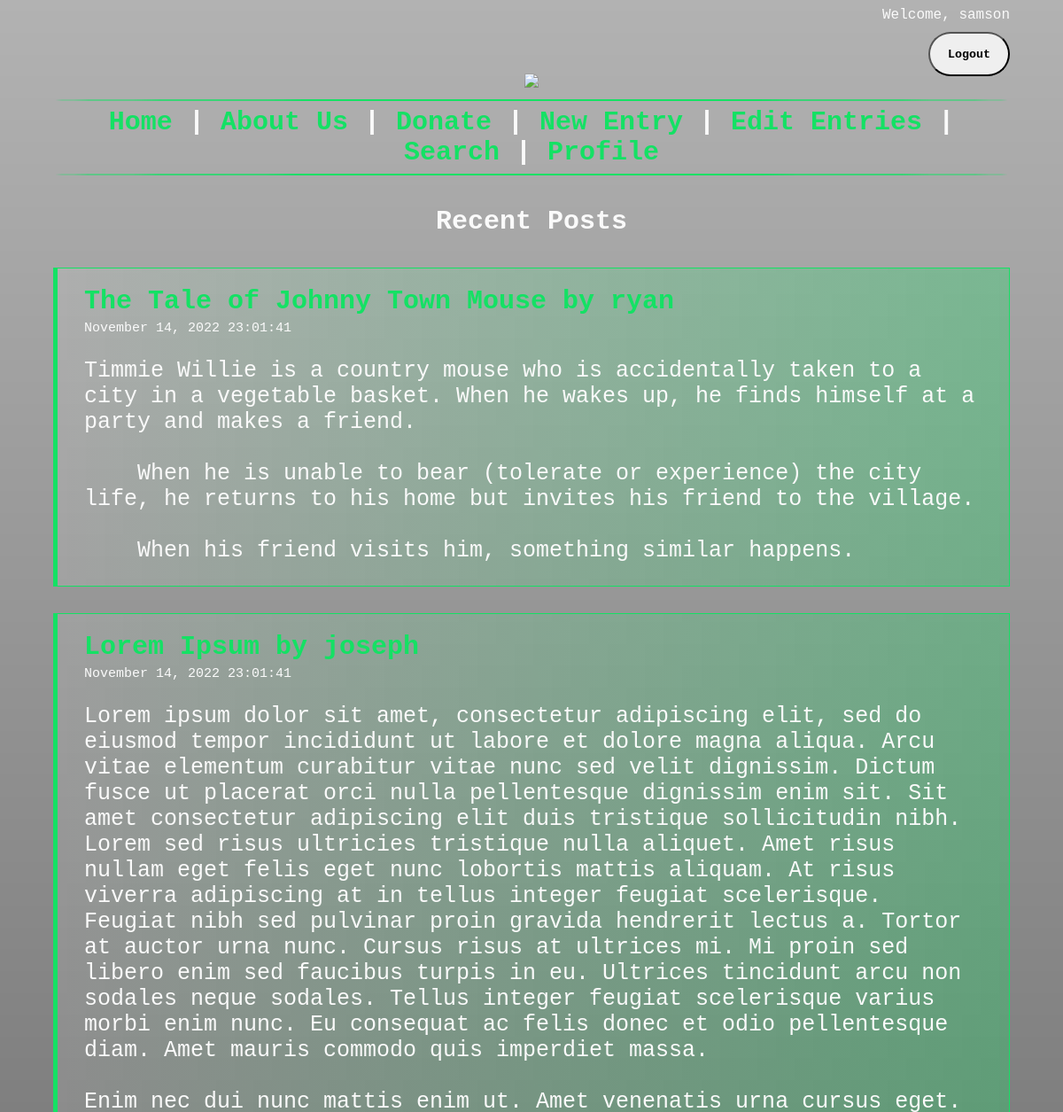
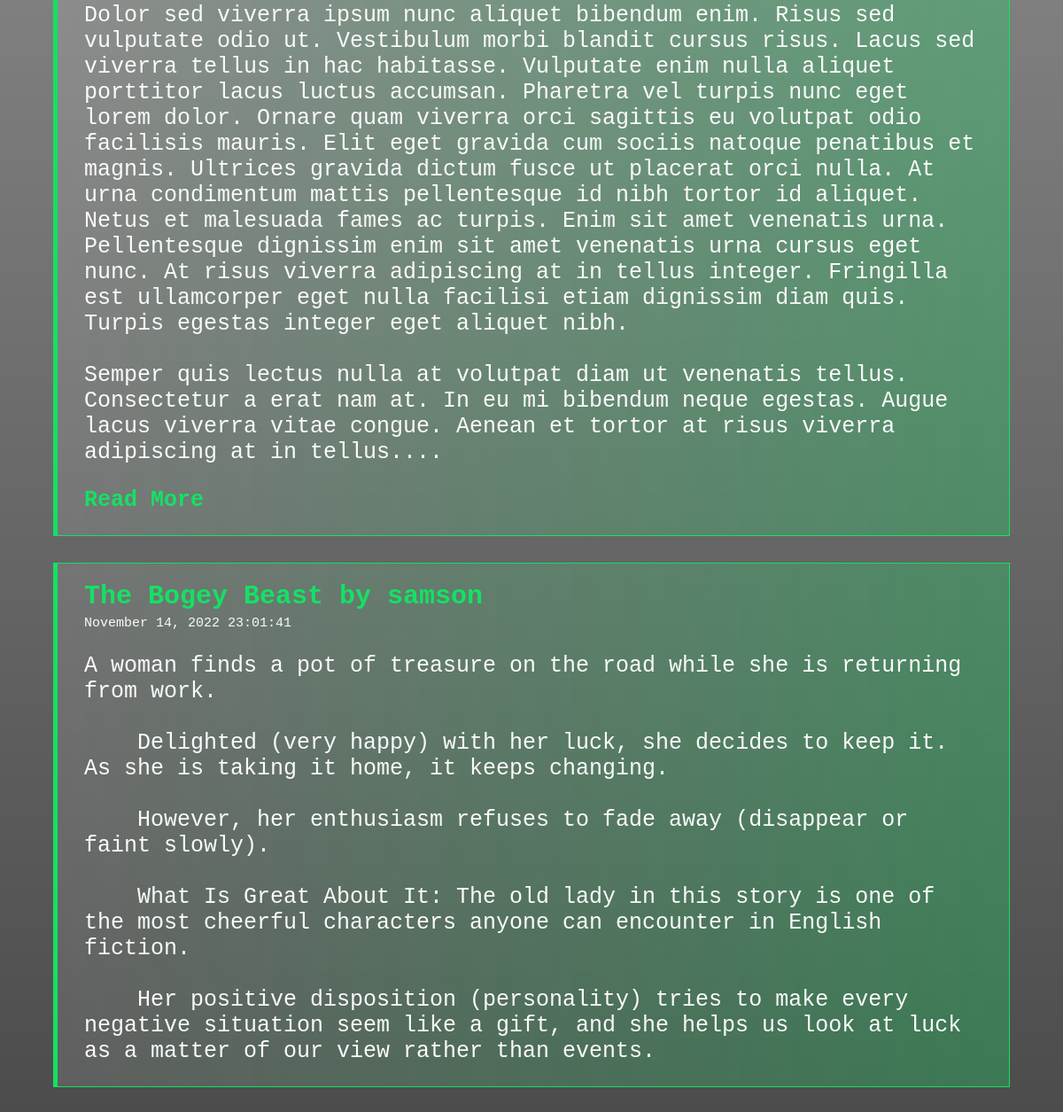
The page / (signed in) on the database its author committed (2 pictures, top to bottom).
### tables this page shows
CREATE TABLE stories(username TEXT, title TEXT, content TEXT, ID INTEGER, time TEXT);

### __init__.py (the view)
@app.route('/')
def index():
    db = sqlite3.connect(DB_FILE) #open if file exists, otherwise create
    c = db.cursor()
    print_stories(c)
    storieslist = get_all_stories(c)
    storieslist = storieslist[::-1]
    if(len(storieslist) == 0):
        storieslist = [('No user', 'No title', 'No story', None, 'No date')]
    login_status = False
    if 'username' in session:
        login_status = True
        db.close()
        return render_template("index.html", loginstatus=login_status, username = session['username'], flask_list_stories=storieslist)
    db.close()
    return render_template("index.html", loginstatus=login_status, flask_list_stories=storieslist) #'You are not logged in'

### db.py (called while the page is built)
def print_stories(db_cursor):
    print("Username, Title, Content, ID")
    db_cursor.execute("SELECT * FROM stories")
    rows = db_cursor.fetchall()
    for row in rows:
        print(row)

def get_all_stories(db_cursor):
    db_cursor.execute("SELECT * FROM stories")
    rows = db_cursor.fetchall()
    return rows

### templates/index.html (shortened to what this page needs)
<!DOCTYPE html>
<html>
	<head>
		<link rel="stylesheet" href="../static/css/style.css">
	</head>
	<body>
		<div style="text-align:right;">
			{% if loginstatus %}
				Welcome, {{username}}
			{% else %}
				You are not logged in.
			{% endif %}
		</div>
		<div id="login_logout_button">
			{% if loginstatus %}
	        <a href="/logout">
	            <button>Logout</button>
	        </a>
	        {% else %}
	        <a href="/login">
	            <button>Login</button>
	        </a>
	        {% endif %}
	    </div>
		<center><a href="/"><img id="logo" src="https://static1.textcraft.net/data1/2/2/22c3230bf0afe9d61ac223dbce287185c1f01b36da39a3ee5e6b4b0d3255bfef95601890afd80709da39a3ee5e6b4b0d3255bfef95601890afd8070905ccb9558d135c6627fbe265fa4dab9d.png"></a></center>
		<hr><h2>
            <a href="/">Home</a> |
            <a href="/aboutus">About Us</a> |
            <a href="/donate">Donate</a> |
            <a href="/newstory">New Entry</a> |
            <a href="/editstory">Edit Entries</a> |
            <a href="/search">Search</a> |
            <a href="/profile">Profile</a>
        </h2><hr>
		<h3>Recent Posts</h3>
		{% for story in flask_list_stories %}
		<div class="story-container">
			<h4><a href=/stories?id={{story[3]}}>{{story[1]}} </a><a href=/profile?id={{story[0]}}>by {{story[0]}}</a></h4>
			<p id="date">{{story[4]}}</p>
			<p style="white-space: pre-wrap;">{{story[2]|truncate(2000)}}</p>
			{% if story[2]|length>2000 %}
				<p style="font-weight:900;"><a href=/stories?id={{story[3]}}>Read More</a></p>
			{% endif %}
		</div>
		{% endfor %}
	</body>
</html>

### static/css/style.css (style rules this page uses)
body { font-family: Courier New, sans-serif; margin-left:5%; margin-right:5%; background-size:100px, 100%; background-image:url(https://i.pinimg.com/originals/2a/b1/c3/2ab1c37cfdff720c6de2ddb07328f145.jpg),linear-gradient(to top, rgba(0,0,0,0.7), rgba(0,0,0,0.3)); background-attachment:scroll,fixed; background-blend-mode:darken; color:rgb(250,250,250); }
h1, #logo { text-align: center; font-size: 70px; margin-top:-30px; }
h2 { margin-top:-6px; margin-bottom:-6px; font-size: 30px; text-align: center; padding: 5px; }
h3 { font-size: 30px; text-align: center; padding: 5px; }
h4 { margin-top:20px; font-size: 30px; margin-bottom:-10px; }
p { font-size: 25px; font-weight: 540; }
a { text-decoration: none; color: rgb(20,225,100); }
hr { border:1px solid rgb(20,225,100); border-radius:50%; }
input, button { font-family:Courier New, monospace; font-weight:900; }
#login_logout_button { text-align:right; padding-top:10px; }
#login_logout_button button, .loginbutton { height:50px; padding-left:20px; padding-right:20px; border-radius:25px; }
#date { font-size:15px; }
.story-container { border:1px solid rgb(20,225,100); border-left:5px solid rgb(20,225,100); padding-left:30px; padding-right:30px; background-image: linear-gradient(to left, rgba(20,225,100,0.3) , rgba(255,255,255,0.1)); margin-bottom:30px; }

### rows shown on the page
stories: username "samson", title "The Bogey Beast", time "November 14, 2022 23:01:41", content "A woman finds a pot of treasure on the road while she is returning from work. Delighted (very happy) with her luck, she decides to keep it. As she is taking it home, it keeps changing. However, her enthusiasm refuses to fade away (disappear or faint slowly). What Is Great About It: The old lady in this story is one of the most cheerful characters anyone can encounter in English fiction. Her positive disposition (personality) tries to make every negative situation seem like a gift, and she helps us look at luck as a matter of our view rather than events."
stories: title "The Tale of Johnny Town Mouse", time "November 14, 2022 23:01:41", content "Timmie Willie is a country mouse who is accidentally taken to a city in a vegetable basket. When he wakes up, he finds himself at a party and makes a friend. When he is unable to bear (tolerate or experience) the city life, he returns to his home but invites his friend to the village. When his friend visits him, something similar happens."
stories: time "November 14, 2022 23:01:41", content "Lorem ipsum dolor sit amet, consectetur adipiscing elit, sed do eiusmod tempor incididunt ut labore et dolore magna aliqua. Arcu vitae elementum curabitur vitae nunc sed velit dignissim. Dictum fusce ut placerat orci nulla pellentesque dignissim enim sit. Sit amet consectetur adipiscing elit duis tristique sollicitudin nibh. Lorem sed risus ultricies tristique nulla aliquet. Amet risus nullam eget felis eget nunc lobortis mattis aliquam. At risus viverra adipiscing at in tellus integer feugiat scelerisque. Feugiat nibh sed pulvinar proin gravida hendrerit lectus a. Tortor at auctor urna nunc. Cursus risus at ultrices mi. Mi proin sed libero enim sed faucibus turpis in eu. Ultrices tincidunt…"
